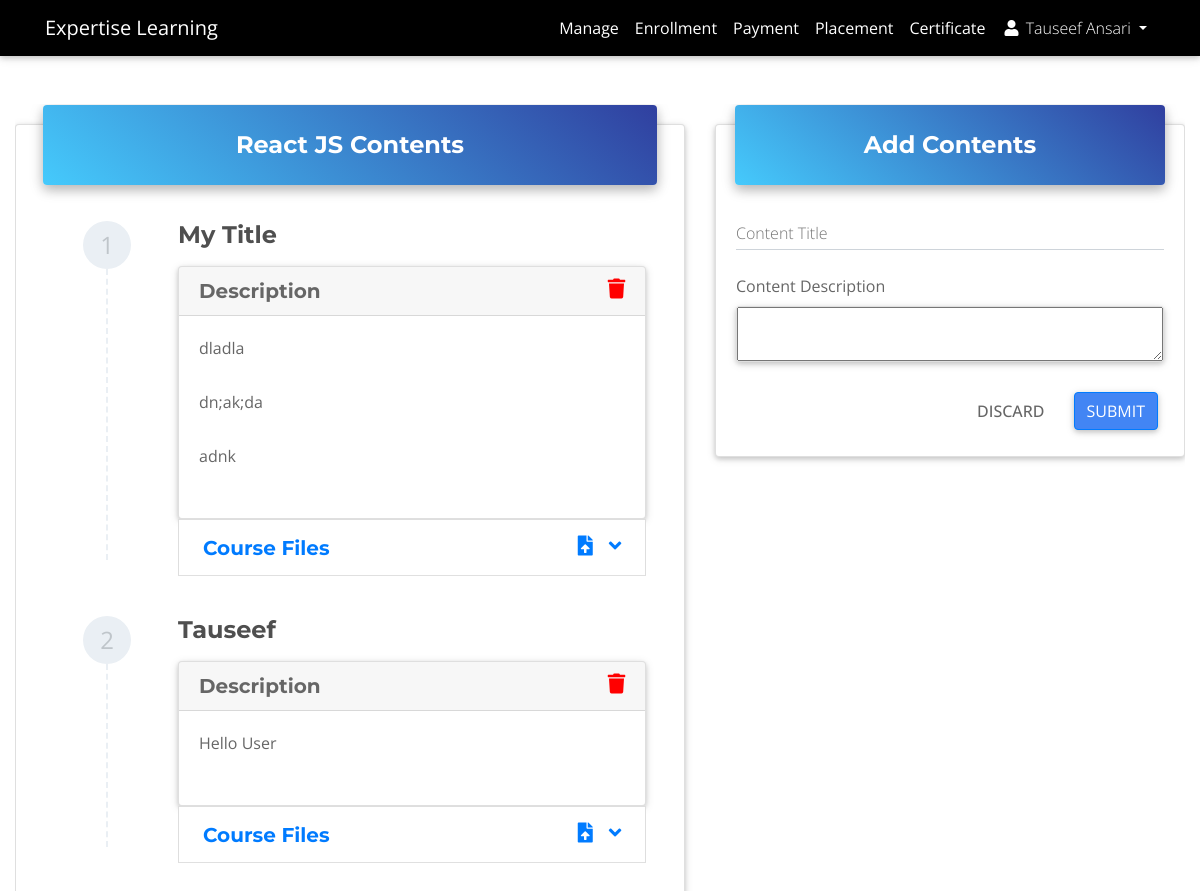
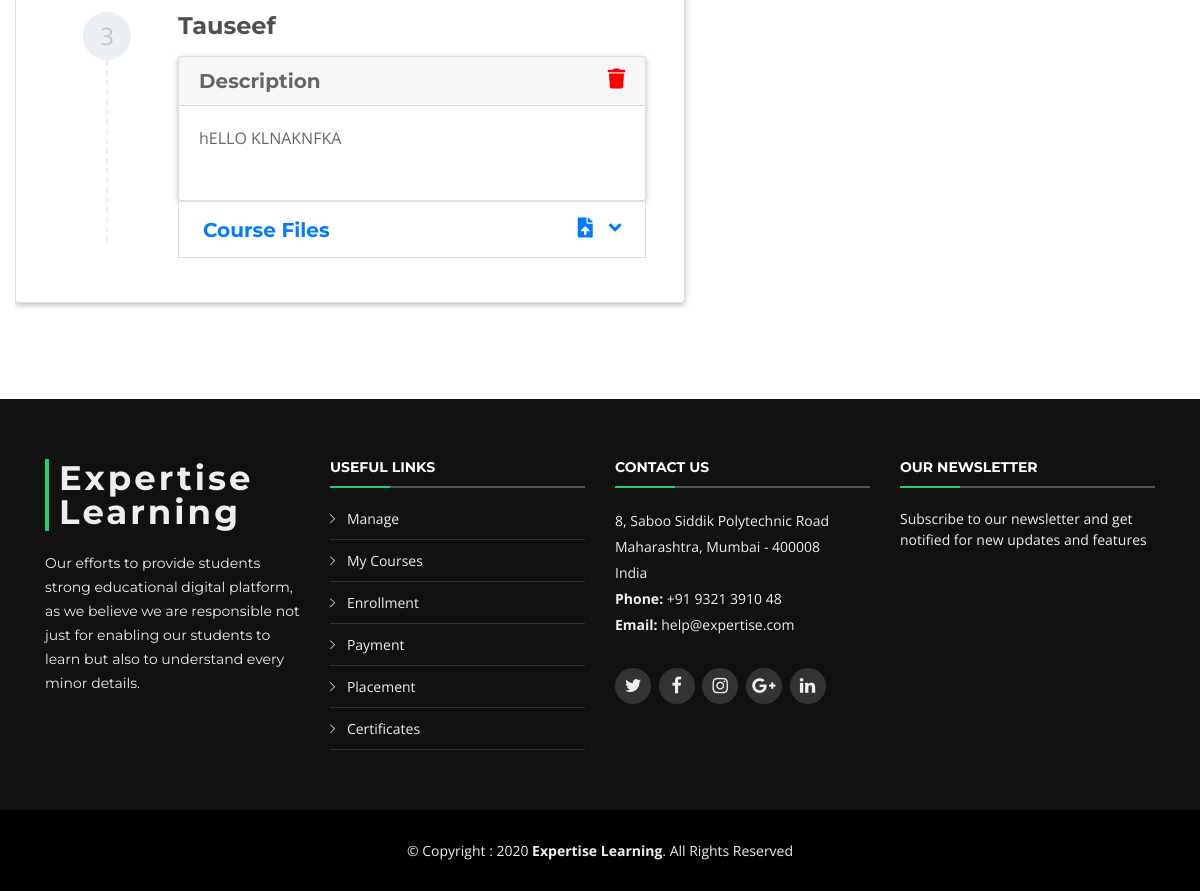
The app's page /staff/addcontent.php?course=14 (signed in), older data (2 pictures, top to bottom).
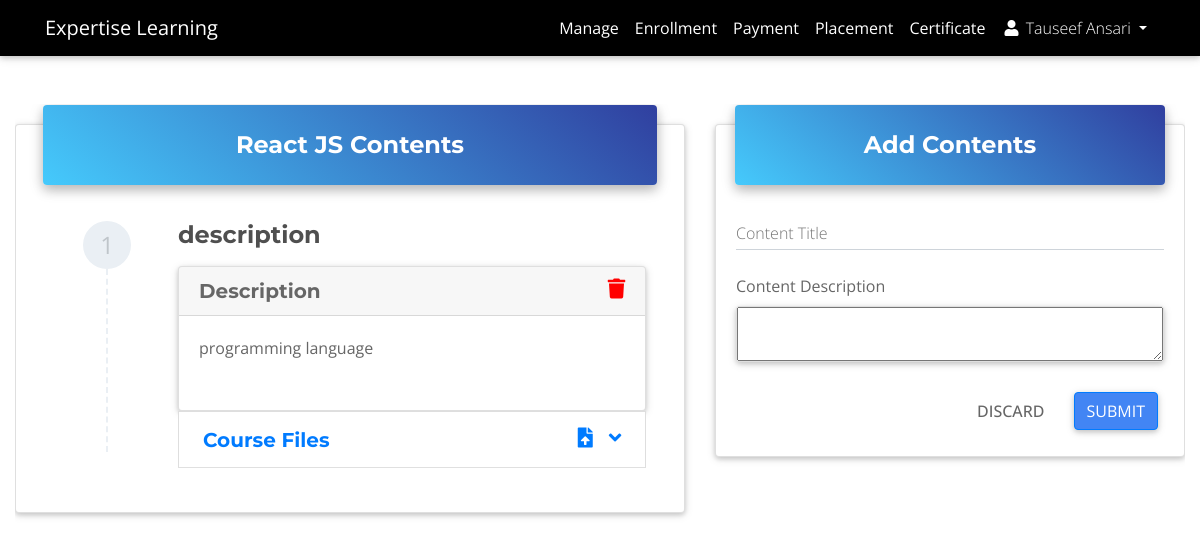
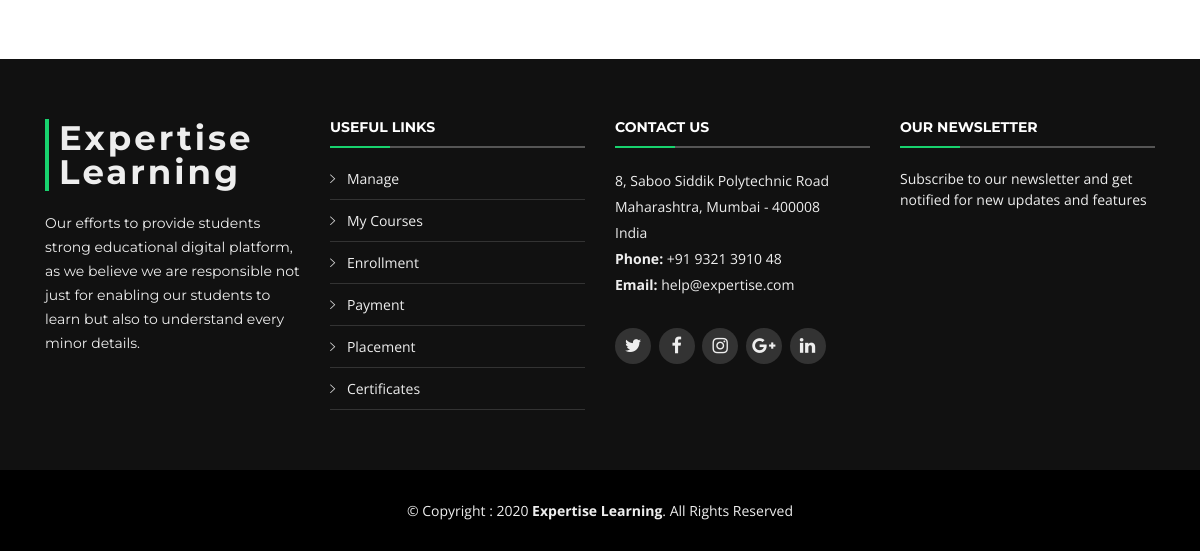
The same page, newer data (2 pictures, top to bottom).
### tables this page shows
CREATE TABLE `coursecontent` (
  `id` int(11) NOT NULL,
  `title` varchar(255) NOT NULL,
  `description` text NOT NULL,
  `courseid` int(11) NOT NULL
);

### staff/addcontent.php (the view, shortened to what the changed rows need)
<?php
  require '../backend.php';
  if(isset($_GET['course']))
  {
  	$courseid = $_GET['course'];
  }
?>
<!DOCTYPE html>
<html lang="en">
<head>
  <link rel="stylesheet" href="https://use.fontawesome.com/releases/v5.11.2/css/all.css">
  <link href="../assets/css/bootstrap.min.css" rel="stylesheet">
  <link href="../assets/css/mdb.min.css" rel="stylesheet">
  <link rel="stylesheet" type="text/css" href="../assets/css/addons/datatables.min.css">
  <link rel="stylesheet" href="../assets/css/addons/datatables-select.min.css">
  <link href="../assets/css/dropzone.css" rel="stylesheet" type="text/css">
  <link href="../assets/vendor/bootstrap/css/bootstrap.min.css" rel="stylesheet">
  <link href="../assets/vendor/icofont/icofont.min.css" rel="stylesheet">
  <link href="../assets/vendor/font-awesome/css/font-awesome.min.css" rel="stylesheet">
  <link href="../assets/vendor/ionicons/css/ionicons.min.css" rel="stylesheet">
  <link href="../assets/vendor/animate.css/animate.min.css" rel="stylesheet">
  <link href="../assets/vendor/venobox/venobox.css" rel="stylesheet">
  <link href="../assets/vendor/owl.carousel/assets/owl.carousel.min.css" rel="stylesheet">
  <link href="../assets/vendor/aos/aos.css" rel="stylesheet">
  <link href="../assets/css/style.css" rel="stylesheet">
</head>
<body class="animated">
  <?php include_once('includes/header.php'); ?>
  <main>
    <div class="container-fluid">
      <section class="my-5">
        <div class="row">
          <div class="col-lg-7 wow animated swing">
            <div class="card card-cascade narrower mb-5">
              <div class="card-body card-body-cascade">
                <?php
                  $count = 1;
                  $query = mysqli_query($con, "SELECT * FROM coursecontent WHERE courseid = '$courseid'");
                  while ($row = mysqli_fetch_array($query))
                  {
                  	$contentid = $row['id'];
                ?>
                <div class="col-lg-12 mb-4">
    		          <ol class="step pl-0">
    		          <li class="step-element pb-0 wow animated slideInDown" data-wow-delay="0.2s">
    		            <div class="step-number">
    		              <span class="number"><?php echo $count; ?></span>
    		            </div>
    		            <div class="step-excerpt col-lg-10">
    		              <h4 class="font-weight-bold dark-grey-text mb-3"><?php echo $row['title']; ?></h4>
    		          <div class="card">
    		          <div class="card-header">
    		            <h5 class="mb-0">
    		              <strong>Description</strong>
                      <a href="javascript:void(0)" class="delete_btn_ajax"> <i class="fas fa-trash pull-right ml-2" style="color: red;"></i> </a>
    		            </h5>
    		          </div>
		            <div id="collapseOne1" class="collapse show" role="tabpanel" aria-labelledby="headingOne1"
		              data-parent="#accordionEx">
		              <div class="card-body">
		              <?php echo $row['description']; ?>
                  </div>
		            </div>
		          </div>
				        <div class="accordion md-accordion" id="accordionEx" role="tablist" aria-multiselectable="true">
				          <div class="card">
				            <div class="card-header" role="tab" id="heading<?php echo $count; ?>">
				              <a class="collapsed text-primary" data-toggle="collapse" data-parent="#accordionEx" href="#collapse<?php echo $count; ?>"
				                aria-expanded="false" aria-controls="collapse<?php echo $count; ?>">
				                <h5 class="mb-0">
				                  <strong>Course Files</strong>
				                  <i class="fas fa-angle-down rotate-icon"></i>
                          			<a href="fileupload.php?contentid=<?php echo $row['id']; ?>"><i class="fas fa-file-upload pull-right mr-3 text-primary"></i></a>
				                </h5>
				              </a>
				            </div>
				            <div id="collapse<?php echo $count; ?>" class="collapse" role="tabpanel" aria-labelledby="heading<?php echo $count; ?>"
				              data-parent="#accordionEx">
				              <div class="card-body">
				                <?php
				                	$query2 = mysqli_query($con, "SELECT * FROM coursefiles WHERE contentid = '$contentid' LIMIT 3");
				                	if(mysqli_num_rows($query2) == 0)
				                	{
				                		echo '<h4 class="font-weight-bold dark-grey-text text-center"> No Files found! <h6 class="text-center"> <a href="fileupload.php?contentid='.$row["id"].'" class="text-primary">Add Files </a></h6></h4>';
				                	}
				                	else
				                	{
				                ?>
				              </div>
				              <?php
				              	}
				              ?>
				            </div>
				          </div>
    				    </div>
    		      </div>
    		    </li>
    		  </ol>
		      </div>
          <?php
            $count++;
            }
          ?>
        </div>
        </div>
          </div>
        </div>
      </section>
    </div>
  </main>
</body>
</html>

Row changes from the older to the newer data that the page shows:
removed coursecontent: title "My Title", description "dladla dn;ak;da adnk"
removed coursecontent: title "Tauseef", description "Hello User"
removed coursecontent: title "Tauseef", description "hELLO KLNAKNFKA"
added coursecontent: title "description", description "programming language"
